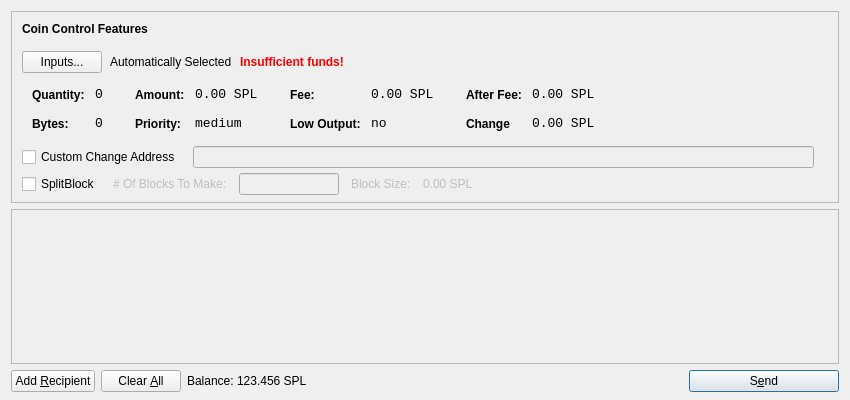
<?xml version="1.0" encoding="UTF-8"?>
<ui version="4.0">
 <class>SendCoinsDialog</class>
 <widget class="QDialog" name="SendCoinsDialog">
  <property name="geometry">
   <rect>
    <x>0</x>
    <y>0</y>
    <width>850</width>
    <height>400</height>
   </rect>
  </property>
  <property name="windowTitle">
   <string>Send Coins</string>
  </property>
  <layout class="QVBoxLayout" name="verticalLayout" stretch="0,1,0">
   <property name="bottomMargin">
    <number>8</number>
   </property>
   <item>
    <widget class="QFrame" name="frameCoinControl">
     <property name="sizePolicy">
      <sizepolicy hsizetype="Expanding" vsizetype="Expanding">
       <horstretch>0</horstretch>
       <verstretch>0</verstretch>
      </sizepolicy>
     </property>
     <property name="maximumSize">
      <size>
       <width>16777215</width>
       <height>16777215</height>
      </size>
     </property>
     <property name="frameShape">
      <enum>QFrame::StyledPanel</enum>
     </property>
     <property name="frameShadow">
      <enum>QFrame::Sunken</enum>
     </property>
     <layout class="QVBoxLayout" name="verticalLayoutCoinControl2">
      <property name="spacing">
       <number>-1</number>
      </property>
      <property name="leftMargin">
       <number>0</number>
      </property>
      <property name="topMargin">
       <number>0</number>
      </property>
      <property name="rightMargin">
       <number>0</number>
      </property>
      <property name="bottomMargin">
       <number>6</number>
      </property>
      <item>
       <layout class="QVBoxLayout" name="verticalLayoutCoinControl" stretch="0,0,0,0,1">
        <property name="spacing">
         <number>0</number>
        </property>
        <property name="leftMargin">
         <number>10</number>
        </property>
        <property name="topMargin">
         <number>10</number>
        </property>
        <item>
         <layout class="QHBoxLayout" name="horizontalLayoutCoinControl1">
          <property name="bottomMargin">
           <number>15</number>
          </property>
          <item>
           <widget class="QLabel" name="labelCoinControlFeatures">
            <property name="sizePolicy">
             <sizepolicy hsizetype="Preferred" vsizetype="Maximum">
              <horstretch>0</horstretch>
              <verstretch>0</verstretch>
             </sizepolicy>
            </property>
            <property name="font">
             <font>
              <weight>75</weight>
              <bold>true</bold>
             </font>
            </property>
            <property name="styleSheet">
             <string notr="true">font-weight:bold;</string>
            </property>
            <property name="text">
             <string>Coin Control Features</string>
            </property>
           </widget>
          </item>
         </layout>
        </item>
        <item>
         <layout class="QHBoxLayout" name="horizontalLayoutCoinControl2" stretch="0,0,0,0">
          <property name="spacing">
           <number>8</number>
          </property>
          <property name="bottomMargin">
           <number>10</number>
          </property>
          <item>
           <widget class="QPushButton" name="pushButtonCoinControl">
            <property name="styleSheet">
             <string notr="true"/>
            </property>
            <property name="text">
             <string>Inputs...</string>
            </property>
           </widget>
          </item>
          <item>
           <widget class="QLabel" name="labelCoinControlAutomaticallySelected">
            <property name="text">
             <string>Automatically Selected</string>
            </property>
            <property name="margin">
             <number>5</number>
            </property>
           </widget>
          </item>
          <item>
           <widget class="QLabel" name="labelCoinControlInsuffFunds">
            <property name="font">
             <font>
              <weight>75</weight>
              <bold>true</bold>
             </font>
            </property>
            <property name="styleSheet">
             <string notr="true">color:red;font-weight:bold;</string>
            </property>
            <property name="text">
             <string>Insufficient funds!</string>
            </property>
            <property name="margin">
             <number>5</number>
            </property>
           </widget>
          </item>
          <item>
           <spacer name="horizontalSpacerCoinControl">
            <property name="orientation">
             <enum>Qt::Horizontal</enum>
            </property>
            <property name="sizeHint" stdset="0">
             <size>
              <width>40</width>
              <height>1</height>
             </size>
            </property>
           </spacer>
          </item>
         </layout>
        </item>
        <item>
         <widget class="QWidget" name="widgetCoinControl" native="true">
          <property name="sizePolicy">
           <sizepolicy hsizetype="Preferred" vsizetype="Preferred">
            <horstretch>0</horstretch>
            <verstretch>0</verstretch>
           </sizepolicy>
          </property>
          <property name="minimumSize">
           <size>
            <width>0</width>
            <height>0</height>
           </size>
          </property>
          <property name="styleSheet">
           <string notr="true"/>
          </property>
          <layout class="QHBoxLayout" name="horizontalLayoutCoinControl5">
           <property name="margin">
            <number>0</number>
           </property>
           <item>
            <layout class="QHBoxLayout" name="horizontalLayoutCoinControl3" stretch="0,0,0,1">
             <property name="spacing">
              <number>20</number>
             </property>
             <property name="topMargin">
              <number>0</number>
             </property>
             <property name="bottomMargin">
              <number>10</number>
             </property>
             <item>
              <layout class="QFormLayout" name="formLayoutCoinControl1">
               <property name="horizontalSpacing">
                <number>10</number>
               </property>
               <property name="verticalSpacing">
                <number>14</number>
               </property>
               <property name="leftMargin">
                <number>10</number>
               </property>
               <property name="topMargin">
                <number>4</number>
               </property>
               <property name="rightMargin">
                <number>6</number>
               </property>
               <item row="0" column="0">
                <widget class="QLabel" name="labelCoinControlQuantityText">
                 <property name="styleSheet">
                  <string notr="true">font-weight:bold;</string>
                 </property>
                 <property name="text">
                  <string>Quantity:</string>
                 </property>
                 <property name="margin">
                  <number>0</number>
                 </property>
                </widget>
               </item>
               <item row="0" column="1">
                <widget class="QLabel" name="labelCoinControlQuantity">
                 <property name="font">
                  <font>
                   <family>Monospace</family>
                   <pointsize>10</pointsize>
                  </font>
                 </property>
                 <property name="cursor">
                  <cursorShape>IBeamCursor</cursorShape>
                 </property>
                 <property name="contextMenuPolicy">
                  <enum>Qt::ActionsContextMenu</enum>
                 </property>
                 <property name="text">
                  <string>0</string>
                 </property>
                 <property name="margin">
                  <number>0</number>
                 </property>
                 <property name="textInteractionFlags">
                  <set>Qt::LinksAccessibleByMouse|Qt::TextSelectableByKeyboard|Qt::TextSelectableByMouse</set>
                 </property>
                </widget>
               </item>
               <item row="1" column="0">
                <widget class="QLabel" name="labelCoinControlBytesText">
                 <property name="styleSheet">
                  <string notr="true">font-weight:bold;</string>
                 </property>
                 <property name="text">
                  <string>Bytes:</string>
                 </property>
                </widget>
               </item>
               <item row="1" column="1">
                <widget class="QLabel" name="labelCoinControlBytes">
                 <property name="font">
                  <font>
                   <family>Monospace</family>
                   <pointsize>10</pointsize>
                  </font>
                 </property>
                 <property name="cursor">
                  <cursorShape>IBeamCursor</cursorShape>
                 </property>
                 <property name="contextMenuPolicy">
                  <enum>Qt::ActionsContextMenu</enum>
                 </property>
                 <property name="text">
                  <string>0</string>
                 </property>
                 <property name="textInteractionFlags">
                  <set>Qt::LinksAccessibleByMouse|Qt::TextSelectableByKeyboard|Qt::TextSelectableByMouse</set>
                 </property>
                </widget>
               </item>
              </layout>
             </item>
             <item>
              <layout class="QFormLayout" name="formLayoutCoinControl2">
               <property name="horizontalSpacing">
                <number>10</number>
               </property>
               <property name="verticalSpacing">
                <number>14</number>
               </property>
               <property name="leftMargin">
                <number>6</number>
               </property>
               <property name="topMargin">
                <number>4</number>
               </property>
               <property name="rightMargin">
                <number>6</number>
               </property>
               <item row="0" column="0">
                <widget class="QLabel" name="labelCoinControlAmountText">
                 <property name="styleSheet">
                  <string notr="true">font-weight:bold;</string>
                 </property>
                 <property name="text">
                  <string>Amount:</string>
                 </property>
                 <property name="margin">
                  <number>0</number>
                 </property>
                </widget>
               </item>
               <item row="0" column="1">
                <widget class="QLabel" name="labelCoinControlAmount">
                 <property name="font">
                  <font>
                   <family>Monospace</family>
                   <pointsize>10</pointsize>
                  </font>
                 </property>
                 <property name="cursor">
                  <cursorShape>IBeamCursor</cursorShape>
                 </property>
                 <property name="contextMenuPolicy">
                  <enum>Qt::ActionsContextMenu</enum>
                 </property>
                 <property name="text">
                  <string>0.00 SPL</string>
                 </property>
                 <property name="textInteractionFlags">
                  <set>Qt::LinksAccessibleByMouse|Qt::TextSelectableByKeyboard|Qt::TextSelectableByMouse</set>
                 </property>
                </widget>
               </item>
               <item row="1" column="0">
                <widget class="QLabel" name="labelCoinControlPriorityText">
                 <property name="styleSheet">
                  <string notr="true">font-weight:bold;</string>
                 </property>
                 <property name="text">
                  <string>Priority:</string>
                 </property>
                </widget>
               </item>
               <item row="1" column="1">
                <widget class="QLabel" name="labelCoinControlPriority">
                 <property name="font">
                  <font>
                   <family>Monospace</family>
                   <pointsize>10</pointsize>
                  </font>
                 </property>
                 <property name="cursor">
                  <cursorShape>IBeamCursor</cursorShape>
                 </property>
                 <property name="contextMenuPolicy">
                  <enum>Qt::ActionsContextMenu</enum>
                 </property>
                 <property name="text">
                  <string>medium</string>
                 </property>
                 <property name="textInteractionFlags">
                  <set>Qt::LinksAccessibleByMouse|Qt::TextSelectableByKeyboard|Qt::TextSelectableByMouse</set>
                 </property>
                </widget>
               </item>
              </layout>
             </item>
             <item>
              <layout class="QFormLayout" name="formLayoutCoinControl3">
               <property name="horizontalSpacing">
                <number>10</number>
               </property>
               <property name="verticalSpacing">
                <number>14</number>
               </property>
               <property name="leftMargin">
                <number>6</number>
               </property>
               <property name="topMargin">
                <number>4</number>
               </property>
               <property name="rightMargin">
                <number>6</number>
               </property>
               <item row="0" column="0">
                <widget class="QLabel" name="labelCoinControlFeeText">
                 <property name="styleSheet">
                  <string notr="true">font-weight:bold;</string>
                 </property>
                 <property name="text">
                  <string>Fee:</string>
                 </property>
                 <property name="margin">
                  <number>0</number>
                 </property>
                </widget>
               </item>
               <item row="0" column="1">
                <widget class="QLabel" name="labelCoinControlFee">
                 <property name="font">
                  <font>
                   <family>Monospace</family>
                   <pointsize>10</pointsize>
                  </font>
                 </property>
                 <property name="cursor">
                  <cursorShape>IBeamCursor</cursorShape>
                 </property>
                 <property name="contextMenuPolicy">
                  <enum>Qt::ActionsContextMenu</enum>
                 </property>
                 <property name="text">
                  <string>0.00 SPL</string>
                 </property>
                 <property name="textInteractionFlags">
                  <set>Qt::LinksAccessibleByMouse|Qt::TextSelectableByKeyboard|Qt::TextSelectableByMouse</set>
                 </property>
                </widget>
               </item>
               <item row="1" column="0">
                <widget class="QLabel" name="labelCoinControlLowOutputText">
                 <property name="styleSheet">
                  <string notr="true">font-weight:bold;</string>
                 </property>
                 <property name="text">
                  <string>Low Output:</string>
                 </property>
                </widget>
               </item>
               <item row="1" column="1">
                <widget class="QLabel" name="labelCoinControlLowOutput">
                 <property name="font">
                  <font>
                   <family>Monospace</family>
                   <pointsize>10</pointsize>
                  </font>
                 </property>
                 <property name="cursor">
                  <cursorShape>IBeamCursor</cursorShape>
                 </property>
                 <property name="contextMenuPolicy">
                  <enum>Qt::ActionsContextMenu</enum>
                 </property>
                 <property name="text">
                  <string>no</string>
                 </property>
                 <property name="textInteractionFlags">
                  <set>Qt::LinksAccessibleByMouse|Qt::TextSelectableByKeyboard|Qt::TextSelectableByMouse</set>
                 </property>
                </widget>
               </item>
              </layout>
             </item>
             <item>
              <layout class="QFormLayout" name="formLayoutCoinControl4">
               <property name="fieldGrowthPolicy"> 
                <enum>QFormLayout::AllNonFixedFieldsGrow</enum> 
               </property>
               <property name="horizontalSpacing">
                <number>10</number>
               </property>
               <property name="verticalSpacing">
                <number>14</number>
               </property>
               <property name="leftMargin">
                <number>6</number>
               </property>
               <property name="topMargin">
                <number>4</number>
               </property>
               <property name="rightMargin">
                <number>6</number>
               </property>
               <item row="0" column="0">
                <widget class="QLabel" name="labelCoinControlAfterFeeText">
                 <property name="styleSheet">
                  <string notr="true">font-weight:bold;</string>
                 </property>
                 <property name="text">
                  <string>After Fee:</string>
                 </property>
                 <property name="margin">
                  <number>0</number>
                 </property>
                </widget>
               </item>
               <item row="0" column="1">
                <widget class="QLabel" name="labelCoinControlAfterFee">
                 <property name="font">
                  <font>
                   <family>Monospace</family>
                   <pointsize>10</pointsize>
                  </font>
                 </property>
                 <property name="cursor">
                  <cursorShape>IBeamCursor</cursorShape>
                 </property>
                 <property name="contextMenuPolicy">
                  <enum>Qt::ActionsContextMenu</enum>
                 </property>
                 <property name="text">
                  <string>0.00 SPL</string>
                 </property>
                 <property name="textInteractionFlags">
                  <set>Qt::LinksAccessibleByMouse|Qt::TextSelectableByKeyboard|Qt::TextSelectableByMouse</set>
                 </property>
                </widget>
               </item>
               <item row="1" column="0">
                <widget class="QLabel" name="labelCoinControlChangeText">
                 <property name="styleSheet">
                  <string notr="true">font-weight:bold;</string>
                 </property>
                 <property name="text">
                  <string>Change</string>
                 </property>
                </widget>
               </item>
               <item row="1" column="1">
                <widget class="QLabel" name="labelCoinControlChange">
                 <property name="font">
                  <font>
                   <family>Monospace</family>
                   <pointsize>10</pointsize>
                  </font>
                 </property>
                 <property name="cursor">
                  <cursorShape>IBeamCursor</cursorShape>
                 </property>
                 <property name="contextMenuPolicy">
                  <enum>Qt::ActionsContextMenu</enum>
                 </property>
                 <property name="text">
                  <string>0.00 SPL</string>
                 </property>
                 <property name="textInteractionFlags">
                  <set>Qt::LinksAccessibleByMouse|Qt::TextSelectableByKeyboard|Qt::TextSelectableByMouse</set>
                 </property>
                </widget>
               </item>
              </layout>
             </item>
            </layout>
           </item>
          </layout>
         </widget>
        </item>
        <item>
         <layout class="QHBoxLayout" name="horizontalLayoutCoinControl4" stretch="0,0,0">
          <property name="spacing">
           <number>12</number>
          </property>
          <property name="sizeConstraint">
           <enum>QLayout::SetDefaultConstraint</enum>
          </property>
          <property name="topMargin">
           <number>5</number>
          </property>
          <property name="rightMargin">
           <number>5</number>
          </property>
          <item>
           <widget class="QCheckBox" name="checkBoxCoinControlChange">
            <property name="text">
             <string>Custom Change Address</string>
            </property>
           </widget>
          </item>
          <item>
           <widget class="QLineEdit" name="lineEditCoinControlChange">
            <property name="enabled">
             <bool>false</bool>
            </property>
            <property name="sizePolicy">
             <sizepolicy hsizetype="Expanding" vsizetype="Fixed">
              <horstretch>0</horstretch>
              <verstretch>0</verstretch>
             </sizepolicy>
            </property>
           </widget>
          </item>
          <item>
           <widget class="QLabel" name="labelCoinControlChangeLabel">
            <property name="sizePolicy">
             <sizepolicy hsizetype="Preferred" vsizetype="Expanding">
              <horstretch>0</horstretch>
              <verstretch>0</verstretch>
             </sizepolicy>
            </property>
            <property name="minimumSize">
             <size>
              <width>0</width>
              <height>0</height>
             </size>
            </property>
            <property name="text">
             <string/>
            </property>
            <property name="margin">
             <number>3</number>
            </property>
           </widget>
          </item>
         </layout>
        </item>
        <item>
         <layout class="QHBoxLayout" name="horizontalLayoutCoinControl4a" stretch="0,0,0,0">
          <property name="alignment" >
         <set>Qt::AlignLeft</set>
          </property>
          <property name="spacing">
           <number>12</number>
          </property>
          <property name="sizeConstraint">
           <enum>QLayout::SetDefaultConstraint</enum>
          </property>
          <property name="topMargin">
           <number>5</number>
          </property>
          <property name="rightMargin">
           <number>5</number>
          </property>
           <item> 
           <widget class="QCheckBox" name="splitBlockCheckBox"> 
            <property name="text"> 
             <string>SplitBlock</string> 
            </property> 
           </widget> 
          </item> 
          <item> 
           <widget class="QLabel" name="labelBlocksToMakeText"> 
            <property name="enabled"> 
             <bool>false</bool> 
            </property> 
            <property name="text"> 
             <string># Of Blocks To Make:</string> 
            </property> 
           </widget> 
          </item>
          <item> 
           <widget class="QLineEdit" name="splitBlockLineEdit"> 
            <property name="enabled"> 
             <bool>false</bool> 
            </property> 
            <property name="sizePolicy"> 
             <sizepolicy hsizetype="Fixed" vsizetype="Fixed"> 
              <horstretch>0</horstretch> 
              <verstretch>0</verstretch> 
             </sizepolicy> 
            </property> 
            <property name="maximumSize"> 
             <size> 
              <width>100</width> 
              <height>16777215</height> 
             </size> 
            </property> 
           </widget> 
          </item> 
          <item> 
           <widget class="QLabel" name="labelBlockSizeText"> 
            <property name="enabled"> 
             <bool>false</bool> 
            </property> 
            <property name="text"> 
             <string>Block Size:</string> 
            </property> 
           </widget> 
          </item> 
          <item> 
           <widget class="QLabel" name="labelBlockSize"> 
            <property name="enabled"> 
             <bool>false</bool> 
            </property> 
            <property name="text"> 
             <string>0.00 SPL</string> 
            </property>
           </widget> 
           </item>
         </layout>
        </item>
        <item>
         <spacer name="verticalSpacerCoinControl">
          <property name="orientation">
           <enum>Qt::Vertical</enum>
          </property>
          <property name="sizeHint" stdset="0">
           <size>
            <width>800</width>
            <height>1</height>
           </size>
          </property>
         </spacer>
        </item>
       </layout>
      </item>
     </layout>
    </widget>
   </item>
   <item>
    <widget class="QScrollArea" name="scrollArea">
     <property name="widgetResizable">
      <bool>true</bool>
     </property>
     <widget class="QWidget" name="scrollAreaWidgetContents">
      <property name="geometry">
       <rect>
        <x>0</x>
        <y>0</y>
        <width>830</width>
        <height>165</height>
       </rect>
      </property>
      <layout class="QVBoxLayout" name="verticalLayout_2">
       <property name="margin">
        <number>0</number>
       </property>
       <item>
        <layout class="QVBoxLayout" name="entries">
         <property name="spacing">
          <number>6</number>
         </property>
        </layout>
       </item>
       <item>
        <spacer name="verticalSpacer">
         <property name="orientation">
          <enum>Qt::Vertical</enum>
         </property>
         <property name="sizeHint" stdset="0">
          <size>
           <width>20</width>
           <height>40</height>
          </size>
         </property>
        </spacer>
       </item>
      </layout>
     </widget>
    </widget>
   </item>
   <item>
    <layout class="QHBoxLayout" name="horizontalLayout">
     <item>
      <widget class="QPushButton" name="addButton">
       <property name="toolTip">
        <string>Send to multiple recipients at once</string>
       </property>
       <property name="text">
        <string>Add &amp;Recipient</string>
       </property>
       <property name="icon">
        <iconset resource="../bitcoin.qrc">
         <normaloff>:/icons/add</normaloff>:/icons/add</iconset>
       </property>
       <property name="autoDefault">
        <bool>false</bool>
       </property>
      </widget>
     </item>
     <item>
      <widget class="QPushButton" name="clearButton">
       <property name="sizePolicy">
        <sizepolicy hsizetype="Minimum" vsizetype="Fixed">
         <horstretch>0</horstretch>
         <verstretch>0</verstretch>
        </sizepolicy>
       </property>
       <property name="toolTip">
        <string>Remove all transaction fields</string>
       </property>
       <property name="text">
        <string>Clear &amp;All</string>
       </property>
       <property name="icon">
        <iconset resource="../bitcoin.qrc">
         <normaloff>:/icons/remove</normaloff>:/icons/remove</iconset>
       </property>
       <property name="autoRepeatDelay">
        <number>300</number>
       </property>
       <property name="autoDefault">
        <bool>false</bool>
       </property>
      </widget>
     </item>
     <item>
      <layout class="QHBoxLayout" name="horizontalLayout_2">
       <property name="spacing">
        <number>3</number>
       </property>
       <item>
        <widget class="QLabel" name="label">
         <property name="sizePolicy">
          <sizepolicy hsizetype="Preferred" vsizetype="Fixed">
           <horstretch>0</horstretch>
           <verstretch>0</verstretch>
          </sizepolicy>
         </property>
         <property name="text">
          <string>Balance:</string>
         </property>
        </widget>
       </item>
       <item>
        <widget class="QLabel" name="labelBalance">
         <property name="sizePolicy">
          <sizepolicy hsizetype="Preferred" vsizetype="Fixed">
           <horstretch>0</horstretch>
           <verstretch>0</verstretch>
          </sizepolicy>
         </property>
         <property name="cursor">
          <cursorShape>IBeamCursor</cursorShape>
         </property>
         <property name="text">
          <string>123.456 SPL</string>
         </property>
         <property name="textInteractionFlags">
          <set>Qt::LinksAccessibleByMouse|Qt::TextSelectableByKeyboard|Qt::TextSelectableByMouse</set>
         </property>
        </widget>
       </item>
      </layout>
     </item>
     <item>
      <spacer name="horizontalSpacer">
       <property name="orientation">
        <enum>Qt::Horizontal</enum>
       </property>
       <property name="sizeHint" stdset="0">
        <size>
         <width>40</width>
         <height>20</height>
        </size>
       </property>
      </spacer>
     </item>
     <item>
      <widget class="QPushButton" name="sendButton">
       <property name="minimumSize">
        <size>
         <width>150</width>
         <height>0</height>
        </size>
       </property>
       <property name="toolTip">
        <string>Confirm the send action</string>
       </property>
       <property name="text">
        <string>S&amp;end</string>
       </property>
       <property name="icon">
        <iconset resource="../bitcoin.qrc">
         <normaloff>:/icons/send</normaloff>:/icons/send</iconset>
       </property>
       <property name="default">
        <bool>true</bool>
       </property>
      </widget>
     </item>
    </layout>
   </item>
  </layout>
 </widget>
 <resources>
  <include location="../bitcoin.qrc"/>
 </resources>
 <connections/>
</ui>
